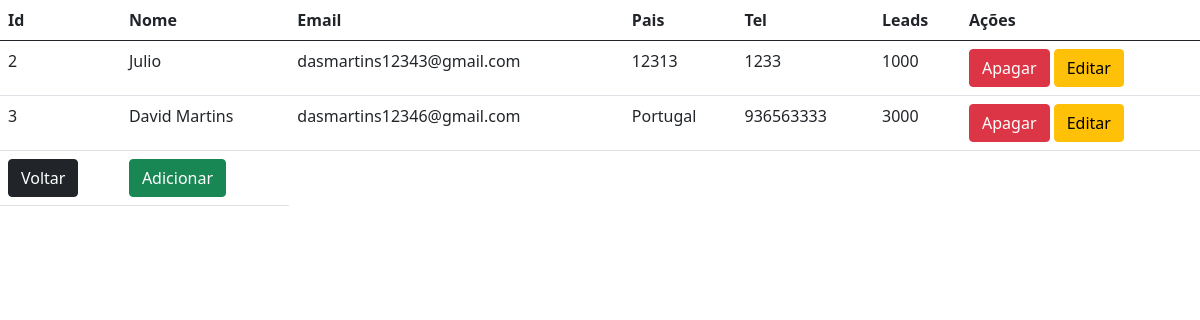
Screenshot of /cliente (signed in) with the database file from the repository.
### models.py (models this page shows)
class User(db.Model, UserMixin):
    id = db.Column(db.Integer, primary_key=True)
    email = db.Column(db.String(150), unique=True)
    password = db.Column(db.String)
    name = db.Column(db.String(150))
    role = db.Column(db.String(150))
    nif = db.Column(db.Integer(), nullable=True)
    tel = db.Column(db.Integer(), nullable=True)
    tempo = db.Column(db.Integer(), default=0)
    tipo = db.Column(db.Integer(), default=0)
    campuser = db.relationship('CampUser')
    pais = db.Column(db.String(150), nullable=True)
    leads = db.Column(db.Integer, nullable=True)

### clientes.py (the view)
@cli.route('/cliente', methods=['GET', 'POST'])
@login_required
@roles('Admin')
def lista():
    return render_template("cliente/lista.html", cliente=User.query.filter_by(role='Cliente'))

### flask_app.py (called while the page is built)
@login_manager.user_loader
def load_user(id):
    return User.query.get(int(id))

### perms.py (called while the page is built)
def roles(*roles):
    def wrapper(f):
        @wraps(f)
        def wrapped(*args, **kwargs):
            if current_user.role not in roles:
                flash("Não tem permissão para aceder a esta pagina!", category="error")
                return redirect(url_for('views.dashboard'))
            return f(*args, **kwargs)
        return wrapped
    return wrapper

### templates/cliente/lista.html (shortened to what this page needs)
{% extends "base.html" %}
{% block content %}
    <table class="table">
        <thead>
        <tr>
            <th scope="col">Id</th>
            <th scope="col">Nome</th>
            <th scope="col">Email</th>
            <th scope="col">Pais</th>
            <th scope="col">Tel</th>
            <th scope="col">Leads</th>
            <th scope="col">Ações</th>
        </tr>
        </thead>
        <tbody>
        {% for data in cliente %}
            <tr>
                <td>{{ data.id }}</td>
                <td>{{ data.name }}</td>
                <td>{{ data.email }}</td>
                <td>{{ data.pais }}</td>
                <td>{{ data.tel }}</td>
                <td>{{ data.leads }}</td>
                <td><a class="btn btn-danger" href="/cliente/{{ data.id }}/delete">Apagar</a>
                    <a class="btn btn-warning" href="/cliente/{{ data.id }}/update">Editar</a></td>
            </tr>
        {% endfor %}
        <td><a href="/dashboard" class="btn  btn-dark">Voltar</a></td>
        <td><a href="/addcliente" class="btn btn-success">Adicionar</a></td>
        </tbody>
    </table>
{% endblock %}

### static/css.css (style rules this page uses)
html, body { height: 100%; }

### rows the page displays
User: id "2", name "Julio", email "dasmartins12343@gmail.com", pais "12313", tel "1233", leads "1000"
User: id "3", name "David Martins", email "dasmartins12346@gmail.com", pais "Portugal", tel "936563333", leads "3000"
